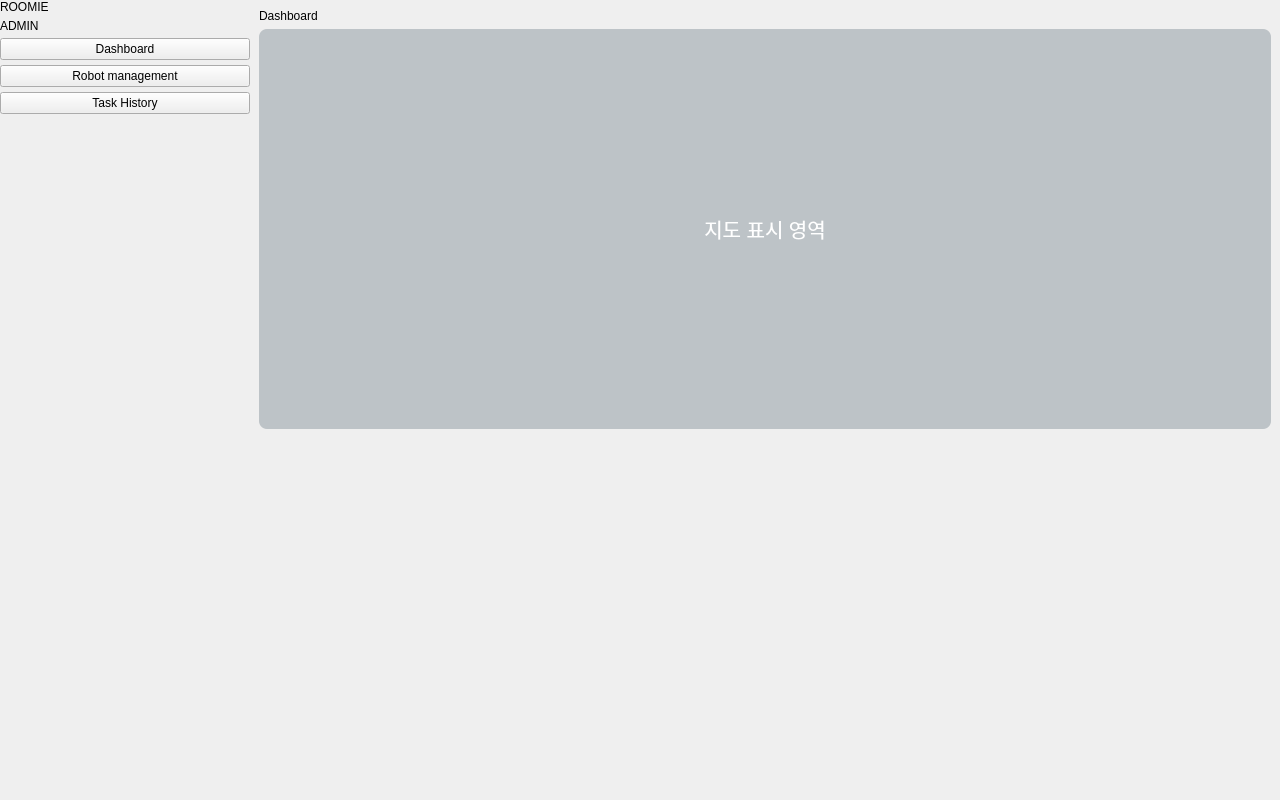
<?xml version="1.0" encoding="UTF-8"?>
<ui version="4.0">
 <class>MainWindow</class>
 <widget class="QMainWindow" name="MainWindow">
  <property name="geometry">
   <rect>
    <x>0</x>
    <y>0</y>
    <width>1280</width>
    <height>800</height>
   </rect>
  </property>
  <property name="windowTitle">
   <string>Roomie Admin Dashboard</string>
  </property>
  <property name="objectName">
   <string>MainWindow</string>
  </property>
  <widget class="QWidget" name="centralwidget">
   <layout class="QHBoxLayout" name="main_layout">
    <property name="spacing">
     <number>0</number>
    </property>
    <property name="leftMargin">
     <number>0</number>
    </property>
    <property name="topMargin">
     <number>0</number>
    </property>
    <property name="rightMargin">
     <number>0</number>
    </property>
    <property name="bottomMargin">
     <number>0</number>
    </property>
    <item>
     <widget class="QWidget" name="nav_panel" native="true">
      <property name="minimumSize">
       <size>
        <width>250</width>
        <height>0</height>
       </size>
      </property>
      <property name="maximumSize">
       <size>
        <width>250</width>
        <height>16777215</height>
       </size>
      </property>
      <property name="objectName">
       <string>NavPanel</string>
      </property>
      <layout class="QVBoxLayout" name="nav_layout">
       <property name="spacing">
        <number>5</number>
       </property>
       <property name="leftMargin">
        <number>0</number>
       </property>
       <property name="topMargin">
        <number>0</number>
       </property>
       <property name="rightMargin">
        <number>0</number>
       </property>
       <property name="bottomMargin">
        <number>0</number>
       </property>
       <item>
        <layout class="QVBoxLayout" name="title_layout">
         <item>
          <widget class="QLabel" name="title_label">
            <property name="text">
             <string>ROOMIE</string>
            </property>
            <property name="objectName">
             <string>title_label</string>
            </property>
          </widget>
         </item>
         <item>
          <widget class="QLabel" name="admin_label">
            <property name="text">
             <string>ADMIN</string>
            </property>
            <property name="objectName">
             <string>admin_label</string>
            </property>
          </widget>
         </item>
        </layout>
       </item>
       <item>
        <widget class="QPushButton" name="dashboard_btn">
         <property name="text">
          <string>Dashboard</string>
         </property>
         <property name="checkable">
          <bool>true</bool>
         </property>
         <property name="objectName">
          <string>NavButton</string>
         </property>
        </widget>
       </item>
       <item>
        <widget class="QPushButton" name="robot_mgmt_btn">
         <property name="text">
          <string>Robot management</string>
         </property>
         <property name="checkable">
          <bool>true</bool>
         </property>
         <property name="objectName">
          <string>NavButton</string>
         </property>
        </widget>
       </item>
       <item>
        <widget class="QPushButton" name="task_history_btn">
         <property name="text">
          <string>Task History</string>
         </property>
         <property name="checkable">
          <bool>true</bool>
         </property>
         <property name="objectName">
          <string>NavButton</string>
         </property>
        </widget>
       </item>
       <item>
        <spacer name="verticalSpacer">
         <property name="orientation">
          <enum>Qt::Vertical</enum>
         </property>
         <property name="sizeHint" stdset="0">
          <size>
           <width>20</width>
           <height>40</height>
          </size>
         </property>
        </spacer>
       </item>
      </layout>
     </widget>
    </item>
    <item>
     <widget class="QStackedWidget" name="stacked_widget">
      <property name="currentIndex">
       <number>0</number>
      </property>
      <widget class="QWidget" name="page_dashboard">
       <property name="objectName">
        <string>ContentPanel</string>
       </property>
       <layout class="QVBoxLayout" name="dashboard_page_layout">
        <property name="alignment">
         <set>Qt::AlignTop</set>
        </property>
        <item>
         <widget class="QLabel" name="label">
          <property name="text">
           <string>Dashboard</string>
          </property>
         </widget>
        </item>
        <item>
         <layout class="QGridLayout" name="summary_layout"/>
        </item>
        <item>
         <widget class="QLabel" name="map_label">
          <property name="minimumSize">
           <size>
            <width>0</width>
            <height>400</height>
           </size>
          </property>
          <property name="styleSheet">
           <string>background-color: #BDC3C7; border-radius: 8px; font-size: 20px; color: white;</string>
          </property>
          <property name="text">
           <string>지도 표시 영역</string>
          </property>
          <property name="alignment">
           <set>Qt::AlignCenter</set>
          </property>
         </widget>
        </item>
       </layout>
      </widget>
      <widget class="QWidget" name="page_robot_management">
        <layout class="QVBoxLayout" name="robot_mgmt_page_layout">
        <item>
          <widget class="QLabel" name="robot_mgmt_title">
            <property name="text">
             <string>Robot Management</string>
            </property>
            <property name="objectName">
             <string>PageTitle</string>
            </property>
          </widget>
        </item>
        <item>
            <layout class="QHBoxLayout" name="filter_layout">
            <item>
                <widget class="QLineEdit" name="robot_id_filter">
                <property name="placeholderText">
                    <string>로봇 ID</string>
                </property>
                </widget>
            </item>
            <item>
                <widget class="QComboBox" name="model_filter">
                <item>
                    <property name="text">
                    <string>모델 선택</string>
                    </property>
                </item>
                </widget>
            </item>
            <item>
                <widget class="QComboBox" name="status_filter">
                <item>
                    <property name="text">
                    <string>상태 선택</string>
                    </property>
                </item>
                </widget>
            </item>
            <item>
                <widget class="QPushButton" name="search_btn">
                <property name="text">
                    <string>Search</string>
                </property>
                <property name="objectName">
                    <string>SearchButton</string>
                </property>
                </widget>
            </item>
            </layout>
        </item>
        <item>
          <widget class="QScrollArea" name="robot_scroll_area">
            <property name="widgetResizable">
             <bool>true</bool>
            </property>
            <widget class="QWidget" name="scroll_content">
             <layout class="QVBoxLayout" name="robot_list_layout">
              <property name="spacing">
               <number>10</number>
              </property>
             </layout>
            </widget>
          </widget>
        </item>
        </layout>
      </widget>
      <widget class="QWidget" name="page_task_history">
        <layout class="QVBoxLayout" name="task_history_page_layout">
        <item>
            <layout class="QHBoxLayout" name="task_filter_layout">
            <item>
                <widget class="QDateEdit" name="start_date"/>
            </item>
            <item>
                <widget class="QDateEdit" name="end_date"/>
            </item>
            <item>
                <widget class="QComboBox" name="task_type_filter">
                <item>
                    <property name="text">
                    <string>작업 유형</string>
                    </property>
                </item>
                </widget>
            </item>
            <item>
                <widget class="QComboBox" name="task_status_filter">
                <item>
                    <property name="text">
                    <string>상태</string>
                    </property>
                </item>
                </widget>
            </item>
            <item>
                <widget class="QLineEdit" name="destination_filter">
                <property name="placeholderText">
                    <string>목적지</string>
                </property>
                </widget>
            </item>
            <item>
                <widget class="QPushButton" name="task_search_btn">
                <property name="text">
                    <string>Search</string>
                </property>
                <property name="objectName">
                    <string>SearchButton</string>
                </property>
                </widget>
            </item>
            </layout>
        </item>
        <item>
          <widget class="QTableWidget" name="task_table">
            <property name="alternatingRowColors">
             <bool>true</bool>
            </property>
            <column>
             <property name="text">
              <string>Task ID</string>
             </property>
            </column>
            <column>
             <property name="text">
              <string>작업 유형</string>
             </property>
            </column>
            <column>
             <property name="text">
              <string>상태</string>
             </property>
            </column>
            <column>
             <property name="text">
              <string>목적지</string>
             </property>
            </column>
            <column>
             <property name="text">
              <string>배정로봇</string>
             </property>
            </column>
            <column>
             <property name="text">
              <string>시간</string>
             </property>
            </column>
          </widget>
        </item>
        <item>
          <widget class="QPushButton" name="view_detail_btn">
            <property name="text">
             <string>상세정보 보기</string>
            </property>
            <property name="objectName">
             <string>SearchButton</string>
            </property>
          </widget>
        </item>
        </layout>
    </widget>
      <widget class="QWidget" name="page_task_detail">
       <property name="objectName">
        <string>ContentPanel</string>
       </property>
       <layout class="QVBoxLayout" name="verticalLayout">
        <property name="alignment">
         <set>Qt::AlignTop</set>
        </property>
        <item>
         <widget class="QLabel" name="task_detail_title_label">
          <property name="text">
           <string>Task Detail</string>
          </property>
         </widget>
        </item>
        <item>
         <widget class="QWidget" name="task_detail_card" native="true">
          <property name="styleSheet">
           <string notr="true">.Card { background-color: #FFFFFF; border-radius: 8px; padding: 20px; }</string>
          </property>
          <layout class="QHBoxLayout" name="task_detail_card_layout">
           <item>
            <layout class="QVBoxLayout" name="info_section_layout">
             <item>
              <widget class="QLabel" name="label_4">
               <property name="text">
                <string>&lt;b&gt;작업 정보&lt;/b&gt;</string>
               </property>
              </widget>
             </item>
             <item>
              <layout class="QGridLayout" name="info_grid_layout"/>
             </item>
             <item>
              <spacer name="verticalSpacer_2">
               <property name="orientation">
                <enum>Qt::Vertical</enum>
               </property>
               <property name="sizeHint" stdset="0">
                <size>
                 <width>20</width>
                 <height>40</height>
                </size>
               </property>
              </spacer>
             </item>
            </layout>
           </item>
           <item>
            <layout class="QVBoxLayout" name="timeline_section_layout">
             <item>
              <widget class="QLabel" name="label_5">
               <property name="text">
                <string>&lt;b&gt;작업 타임라인&lt;/b&gt;</string>
               </property>
              </widget>
             </item>
             <item>
              <layout class="QVBoxLayout" name="timeline_vbox"/>
             </item>
             <item>
              <spacer name="verticalSpacer_3">
               <property name="orientation">
                <enum>Qt::Vertical</enum>
               </property>
               <property name="sizeHint" stdset="0">
                <size>
                 <width>20</width>
                 <height>40</height>
                </size>
               </property>
              </spacer>
             </item>
            </layout>
           </item>
          </layout>
         </widget>
        </item>
       </layout>
      </widget>
     </widget>
    </item>
   </layout>
  </widget>
 </widget>
 <resources/>
 <connections/>
</ui>
